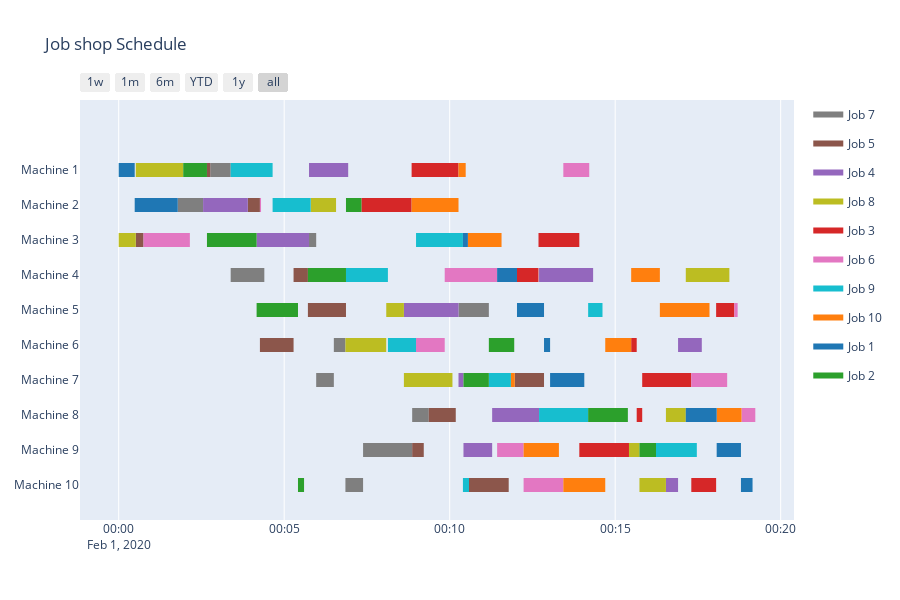

Notebook cell for this chart:
### Markdown cell above
# JOB-SHOP SCHEDULING

### Code cell
data = data_excel_json('data/JSP_dataset.xlsx')
schedule = job_schedule(data_dict=data)
